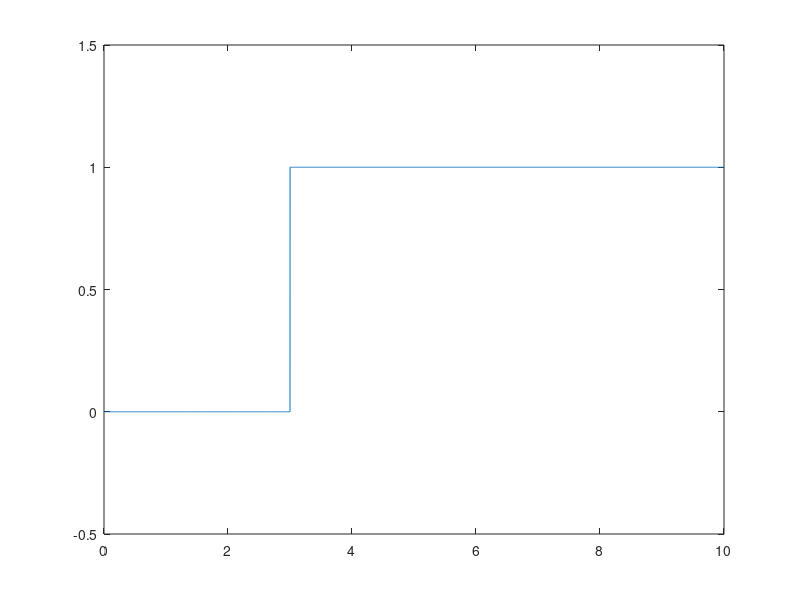

This figure's MATLAB source:
clc;
clear all;
close all;
%%
t = 0:0.001:10;
x = zeros(size(t));
for i = 1:length(t);
    if t(i) - 3 > 0
        x(i) = 1;
    end;
end;
plot(t, x);
ylim([-0.5, 1.5]);